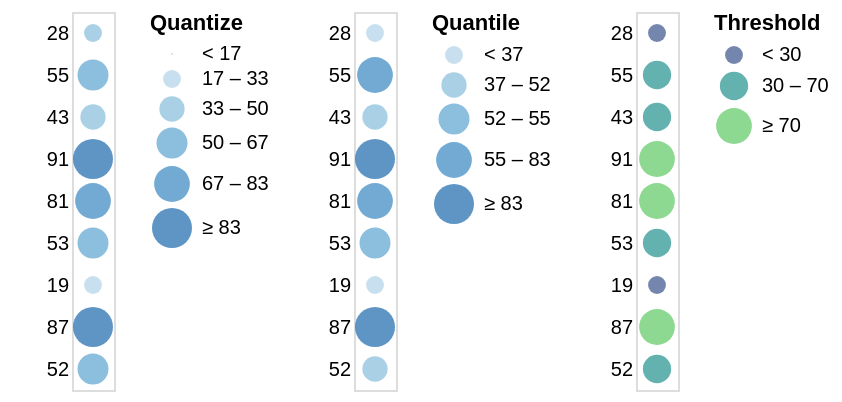

The specification (Vega-Lite) saved for this image:
### Vega specification from a JSON file in a GitHub repository (floating-point values rounded to 4 significant figures)
{"$schema": "https://vega.github.io/schema/vega/v4.json", "description": "A simple bar chart with embedded data.", "autosize": "pad", "padding": 5, "data": [{"name": "source_0", "values": [{"a": "A", "b": 28}, {"a": "B", "b": 55}, {"a": "C", "b": 43}, {"a": "D", "b": 91}, {"a": "E", "b": 81}, {"a": "F", "b": 53}, {"a": "G", "b": 19}, {"a": "H", "b": 87}, {"a": "I", "b": 52}]}, {"name": "data_1", "source": "source_0", "transform": [{"type": "formula", "expr": "toNumber(datum[\"b\"])", "as": "b"}, {"type": "filter", "expr": "datum[\"b\"] !== null && !isNaN(datum[\"b\"])"}]}, {"name": "data_2", "source": "source_0", "transform": [{"type": "formula", "expr": "toNumber(datum[\"b\"])", "as": "b"}, {"type": "filter", "expr": "datum[\"b\"] !== null && !isNaN(datum[\"b\"])"}]}, {"name": "data_3", "source": "source_0", "transform": [{"type": "formula", "expr": "toNumber(datum[\"b\"])", "as": "b"}, {"type": "filter", "expr": "datum[\"b\"] !== null && !isNaN(datum[\"b\"])"}]}], "signals": [{"name": "concat_0_width", "value": 21}, {"name": "concat_0_y_step", "value": 21}, {"name": "concat_0_height", "update": "bandspace(domain('concat_0_y').length, 1, 0.5) * concat_0_y_step"}, {"name": "concat_1_width", "value": 21}, {"name": "concat_1_y_step", "value": 21}, {"name": "concat_1_height", "update": "bandspace(domain('concat_1_y').length, 1, 0.5) * concat_1_y_step"}, {"name": "concat_2_width", "value": 21}, {"name": "concat_2_y_step", "value": 21}, {"name": "concat_2_height", "update": "bandspace(domain('concat_2_y').length, 1, 0.5) * concat_2_y_step"}], "layout": {"padding": {"row": 10, "column": 10}, "bounds": "full", "align": "each"}, "marks": [{"type": "group", "name": "concat_0_group", "style": "cell", "encode": {"update": {"width": {"signal": "concat_0_width"}, "height": {"signal": "concat_0_height"}}}, "marks": [{"name": "concat_0_marks", "type": "symbol", "style": ["circle"], "from": {"data": "data_1"}, "encode": {"update": {"opacity": {"value": 0.7}, "fill": {"scale": "concat_0_color", "field": "b"}, "x": {"signal": "concat_0_width", "mult": 0.5}, "y": {"scale": "concat_0_y", "field": "b"}, "size": {"scale": "concat_0_size", "field": "b"}, "shape": {"value": "circle"}}}}], "axes": [{"scale": "concat_0_y", "orient": "left", "grid": false, "domain": false, "ticks": false, "zindex": 1}], "legends": [{"title": "Quantize", "fill": "concat_0_color", "encode": {"symbols": {"update": {"shape": {"value": "circle"}, "opacity": {"value": 0.7}}}}, "size": "concat_0_size"}]}, {"type": "group", "name": "concat_1_group", "style": "cell", "encode": {"update": {"width": {"signal": "concat_1_width"}, "height": {"signal": "concat_1_height"}}}, "marks": [{"name": "concat_1_marks", "type": "symbol", "style": ["circle"], "from": {"data": "data_2"}, "encode": {"update": {"opacity": {"value": 0.7}, "fill": {"scale": "concat_1_color", "field": "b"}, "x": {"signal": "concat_1_width", "mult": 0.5}, "y": {"scale": "concat_1_y", "field": "b"}, "size": {"scale": "concat_1_size", "field": "b"}, "shape": {"value": "circle"}}}}], "axes": [{"scale": "concat_1_y", "orient": "left", "grid": false, "domain": false, "ticks": false, "zindex": 1}], "legends": [{"format": "d", "title": "Quantile", "fill": "concat_1_color", "encode": {"symbols": {"update": {"shape": {"value": "circle"}, "opacity": {"value": 0.7}}}}, "size": "concat_1_size"}]}, {"type": "group", "name": "concat_2_group", "style": "cell", "encode": {"update": {"width": {"signal": "concat_2_width"}, "height": {"signal": "concat_2_height"}}}, "marks": [{"name": "concat_2_marks", "type": "symbol", "style": ["circle"], "from": {"data": "data_3"}, "encode": {"update": {"opacity": {"value": 0.7}, "fill": {"scale": "concat_2_color", "field": "b"}, "x": {"signal": "concat_2_width", "mult": 0.5}, "y": {"scale": "concat_2_y", "field": "b"}, "size": {"scale": "concat_2_size", "field": "b"}, "shape": {"value": "circle"}}}}], "axes": [{"scale": "concat_2_y", "orient": "left", "grid": false, "domain": false, "ticks": false, "zindex": 1}], "legends": [{"title": "Threshold", "fill": "concat_2_color", "encode": {"symbols": {"update": {"shape": {"value": "circle"}, "opacity": {"value": 0.7}}}}, "size": "concat_2_size"}]}], "scales": [{"name": "concat_0_y", "type": "point", "domain": {"data": "data_1", "field": "b"}, "range": {"step": {"signal": "concat_0_y_step"}}, "padding": 0.5}, {"name": "concat_0_color", "type": "quantize", "domain": {"data": "data_1", "field": "b"}, "range": "ordinal", "nice": true, "zero": false}, {"name": "concat_0_size", "type": "quantize", "domain": {"data": "data_1", "field": "b"}, "range": [1, 80, 160, 240, 320, 400], "nice": true, "zero": true}, {"name": "concat_1_y", "type": "point", "domain": {"data": "data_2", "field": "b"}, "range": {"step": {"signal": "concat_1_y_step"}}, "padding": 0.5}, {"name": "concat_1_color", "type": "quantile", "domain": {"data": "data_2", "field": "b"}, "range": "ordinal"}, {"name": "concat_1_size", "type": "quantile", "domain": {"data": "data_2", "field": "b"}, "range": [80, 160, 240, 320, 400]}, {"name": "concat_2_y", "type": "point", "domain": {"data": "data_3", "field": "b"}, "range": {"step": {"signal": "concat_2_y_step"}}, "padding": 0.5}, {"name": "concat_2_color", "type": "threshold", "domain": [30, 70], "range": {"scheme": "viridis"}}, {"name": "concat_2_size", "type": "threshold", "domain": [30, 70], "range": [80, 200, 320]}], "config": {"axisY": {"minExtent": 30}}}
